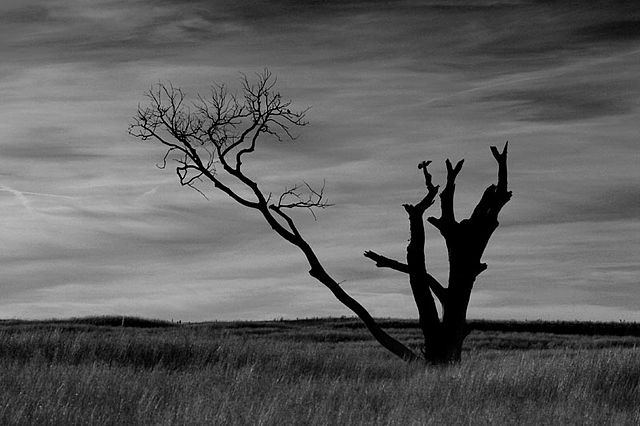
#> input picture Image_Processing/TUẦN 4 - PHÂN VÙNG ẢNH/PhanVungAnh/Threshold/test.jpg, 640 x 426 px, found by its file name
$ python MultiShold.py   (older library calls are emulated)
#> lines starting #> are read from the running program, lines starting #| are printed output that depends on the picture
#> in main, input_image is the input picture: shape (426, 640, 3); min 0, max 234, mean 94.8
import cv2
import numpy as np
import matplotlib.pyplot as plt

def multivariable_threshold(image):
    # Chuyển ảnh sang ảnh thang độ xám
    gray_image = cv2.cvtColor(image, cv2.COLOR_BGR2GRAY)

    # Tính gradient theo hướng x và y
    grad_x = cv2.Sobel(gray_image, cv2.CV_64F, 1, 0, ksize=3)
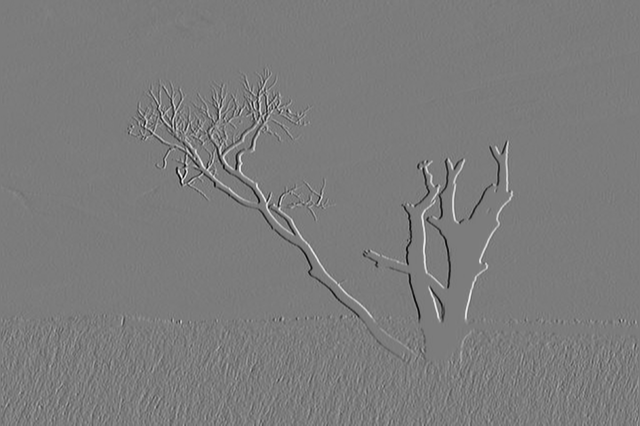
#> grad_x: shape (426, 640) float64; min -770, max 811, mean -0.4; drawn with min black and max white
    grad_y = cv2.Sobel(gray_image, cv2.CV_64F, 0, 1, ksize=3)
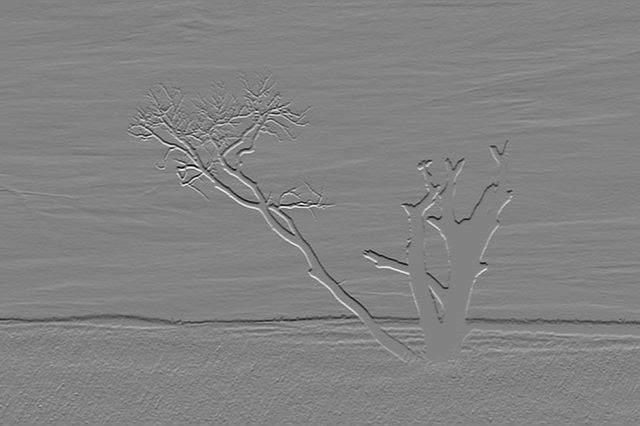
#> grad_y: shape (426, 640) float64; min -803, max 763, mean 0.1; drawn with min black and max white
    gradient_magnitude = np.sqrt(grad_x**2 + grad_y**2)
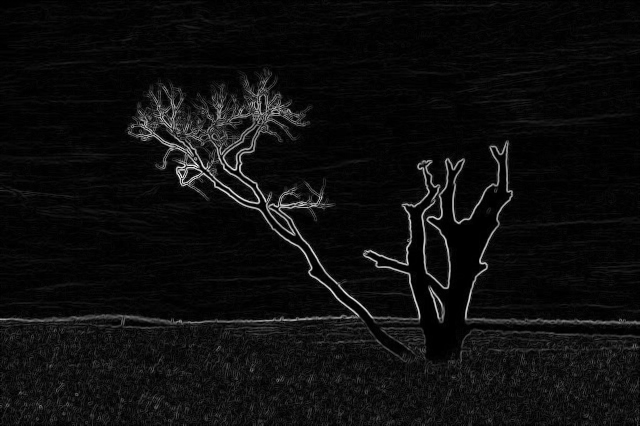
#> gradient_magnitude: shape (426, 640) float64; min 0, max 876.8, mean 48.1; drawn with min black and max white

    # Áp dụng phân ngưỡng dựa trên nhiều biến
    thresholded_image = np.zeros(gray_image.shape, dtype=np.uint8)
    for i in range(gray_image.shape[0]):
        for j in range(gray_image.shape[1]):
            if gray_image[i, j] > 100 and gradient_magnitude[i, j] > 50 and gray_image[i, j] - gradient_magnitude[i, j] > 20:
                thresholded_image[i, j] = 255
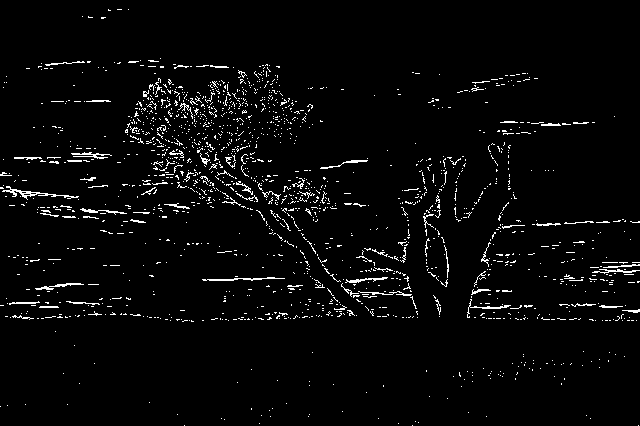
#> thresholded_image: shape (426, 640); 3.2% white in thin lines or dots

    return thresholded_image

def main():
    # Đọc ảnh đầu vào
    input_image = cv2.imread('PhanVungAnh/Threshold/test.jpg')

    # Phân vùng ảnh sử dụng phân ngưỡng dựa trên nhiều biến
    thresholded_image = multivariable_threshold(input_image)

    # Hiển thị ảnh gốc và ảnh đã phân vùng
    plt.figure(figsize=(10, 5))

    plt.subplot(1, 2, 1)
    plt.imshow(cv2.cvtColor(input_image, cv2.COLOR_BGR2RGB))
    plt.title('Original Image')
    plt.axis('off')

    plt.subplot(1, 2, 2)
    plt.imshow(thresholded_image, cmap='gray')
    plt.title('Multivariable Thresholding')
    plt.axis('off')

    plt.show()

if __name__ == "__main__":
    main()
